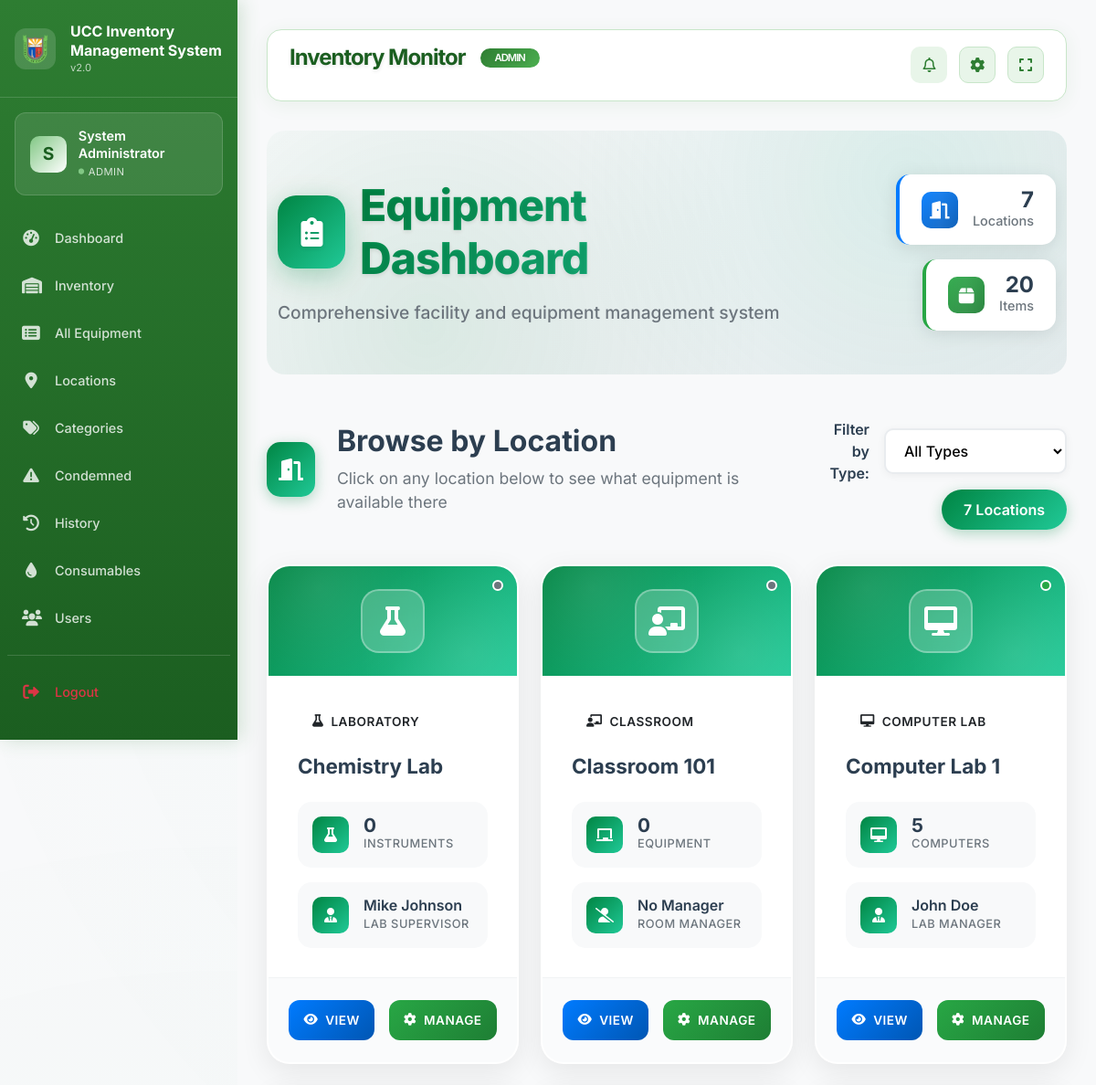
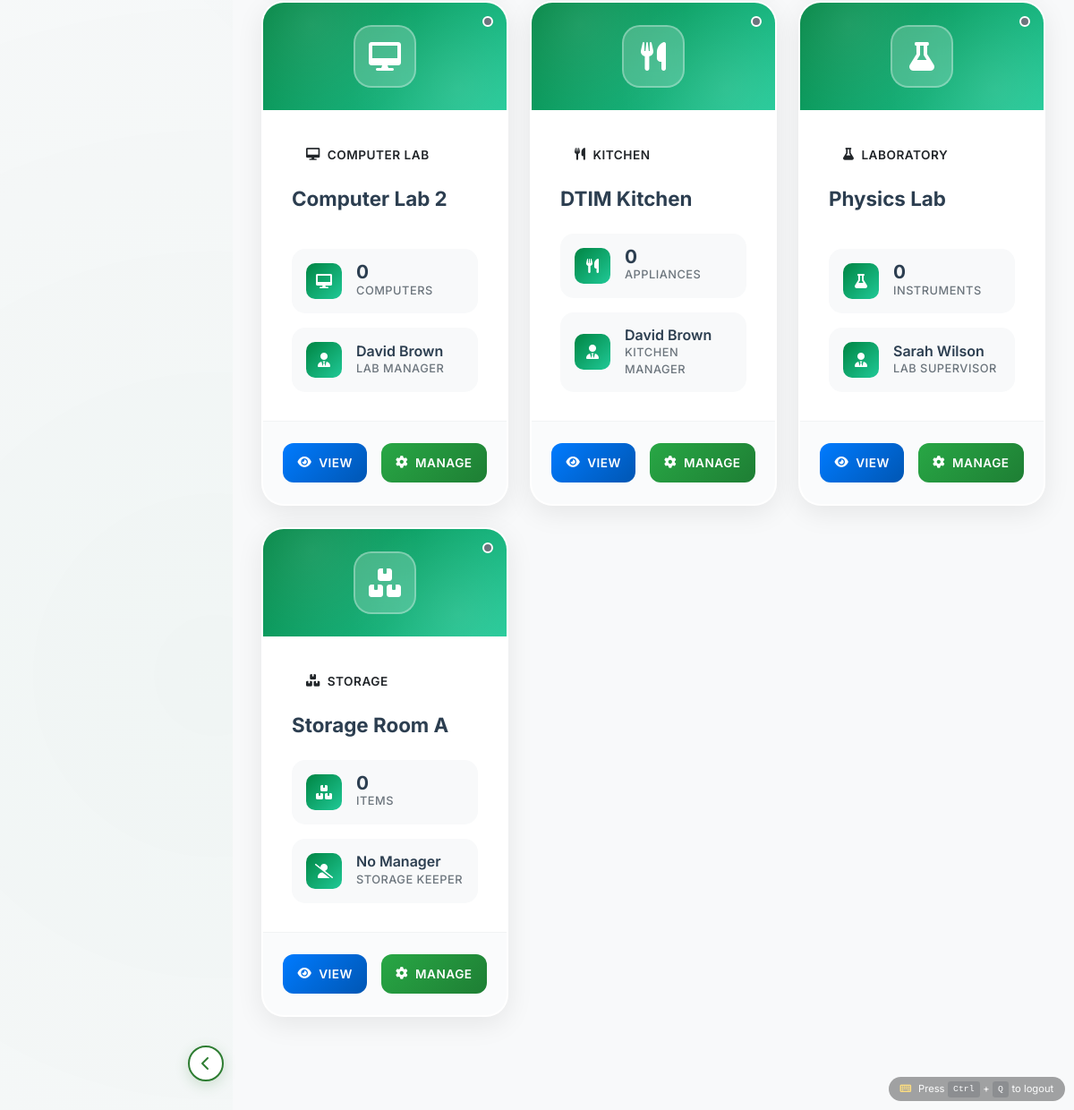
The app's page /archive_sites/inventory_monitor.php (signed in) with its own data (2 pictures, top to bottom).
### tables this page shows
CREATE TABLE `locations` (
  `id` int(11) NOT NULL,
  `location_name` varchar(100) NOT NULL,
  `location_type_id` int(11) DEFAULT NULL,
  `location_type` varchar(50) DEFAULT NULL,
  `description` text DEFAULT NULL,
  `capacity` int(11) DEFAULT 0,
  `facilitator_id` int(11) DEFAULT NULL,
  `created_at` timestamp NOT NULL DEFAULT current_timestamp(),
  `updated_at` timestamp NOT NULL DEFAULT current_timestamp() ON UPDATE current_timestamp()
);

CREATE TABLE `users` (
  `id` int(11) NOT NULL,
  `username` varchar(50) NOT NULL,
  `password` varchar(255) NOT NULL,
  `full_name` varchar(100) NOT NULL,
  `email` varchar(100) NOT NULL,
  `role` enum('admin','user') DEFAULT 'user',
  `created_at` timestamp NOT NULL DEFAULT current_timestamp(),
  `updated_at` timestamp NOT NULL DEFAULT current_timestamp() ON UPDATE current_timestamp()
);

### archive_sites/inventory_monitor.php (the view, shortened to what the rows shown need)
<?php
$database = new Database();
$db = $database->getConnection();
try {
    $db->query("SELECT 1 FROM kitchen_equipment LIMIT 1");
} catch (Exception $e) {
    header("Location: create_equipment_tables.php");
    exit();
}
$query = "SELECT l.id, l.location_name, l.location_type, l.facilitator_id,
          f.full_name as facilitator_name,
          CASE
            WHEN l.location_type = 'computer_lab' THEN (SELECT COUNT(*) FROM computer_inventory WHERE location_id = l.id)
            WHEN l.location_type = 'kitchen' THEN (SELECT COUNT(*) FROM kitchen_equipment WHERE location_id = l.id)
            WHEN l.location_type = 'office' THEN (SELECT COUNT(*) FROM office_equipment WHERE location_id = l.id)
            WHEN l.location_type = 'regular_lab' THEN (SELECT COUNT(*) FROM lab_equipment WHERE location_id = l.id)
            ELSE (SELECT COUNT(*) FROM general_equipment WHERE location_id = l.id)
          END as equipment_count
          FROM locations l
          LEFT JOIN users f ON l.facilitator_id = f.id
          ORDER BY l.location_name";
$stmt = $db->prepare($query);
$stmt->execute();
$locations = $stmt->fetchAll(PDO::FETCH_ASSOC);
include '../includes/header.php';
?>
<div class="inventory-monitor-header mb-5">
    <div class="container-fluid">
        <div class="row align-items-center">
            <div class="col-md-8">
                <div class="page-title-section">
                    <div class="title-animation">
                        <h1 class="page-title mb-3">
                            <div class="title-icon-wrapper">
                                <i class="fas fa-clipboard-list"></i>
                            </div>
                            <span class="title-text">Equipment Dashboard</span>
                        </h1>
                    </div>
                </div>
            </div>
        </div>
    </div>
</div>
<div class="locations-grid-section mb-5">
    <div class="section-header-enhanced mb-5">
        <div class="row align-items-center">
            <div class="col-md-8">
                <div class="section-title-wrapper">
                    <div class="section-content">
                        <h2 class="section-title">Browse by Location</h2>
                    </div>
                </div>
            </div>
        </div>
    </div>
    <?php if (empty($locations)): ?>
    <div class="empty-state">
        <div class="empty-icon">
            <i class="fas fa-door-open"></i>
        </div>
        <h4>No Locations Set Up Yet</h4>
        <p class="text-muted">You need to add some locations before you can manage equipment by location.</p>
        <a href="locations.php" class="btn btn-primary modern-btn">
            <i class="fas fa-plus me-1"></i> Add Locations
        </a>
    </div>
    <?php else: ?>
    <div class="row location-cards-grid">
        <?php foreach ($locations as $location): ?>
        <div class="col-xl-4 col-lg-6 col-md-6 mb-4 location-item" data-type="<?php echo $location['location_type'] ?? 'computer_lab'; ?>">
            <div class="location-card-enhanced" onclick="window.location.href='inventory.php?location=<?php echo $location['id']; ?>'">
                <div class="location-header-enhanced">
                    <div class="header-background-pattern"></div>
                    <div class="location-icon-enhanced">
                        <?php
                        $type_icons = [
                            'computer_lab' => 'fa-desktop',
                            'regular_lab' => 'fa-flask',
                            'kitchen' => 'fa-utensils',
                            'office' => 'fa-briefcase',
                            'storage' => 'fa-boxes',
                            'classroom' => 'fa-chalkboard-teacher',
                            'library' => 'fa-book',
                            'conference' => 'fa-users',
                            'other' => 'fa-building'
                        ];
                        $location_type = $location['location_type'] ?? 'computer_lab';
                        $icon = $type_icons[$location_type] ?? 'fa-building';
                        ?>
                        <i class="fas <?php echo $icon; ?>"></i>
                    </div>
                    <div class="location-status-indicator">
                        <div class="status-dot <?php echo $location['equipment_count'] > 0 ? 'active' : 'inactive'; ?>"></div>
                    </div>
                </div>
                <div class="location-body-enhanced">
                    <div class="location-type-badge-enhanced">
                        <?php
                        $type_labels = [
                            'computer_lab' => 'Computer Lab',
                            'regular_lab' => 'Laboratory',
                            'kitchen' => 'Kitchen',
                            'office' => 'Office',
                            'storage' => 'Storage',
                            'classroom' => 'Classroom',
                            'library' => 'Library',
                            'conference' => 'Conference Room',
                            'other' => 'Other'
                        ];
                        $label = $type_labels[$location_type] ?? 'Other';
                        ?>
                        <span class="type-badge-enhanced type-<?php echo $location_type; ?>">
                            <i class="fas <?php echo $icon; ?>"></i>
                            <?php echo $label; ?>
                        </span>
                    </div>
                    <h4 class="location-name-enhanced"><?php echo htmlspecialchars($location['location_name']); ?></h4>
                    <div class="location-stats-enhanced">
                        <div class="stat-card-mini">
                            <div class="stat-icon-mini">
                                <?php
                                $equipment_icons = [
                                    'computer_lab' => 'fa-desktop',
                                    'kitchen' => 'fa-utensils',
                                    'office' => 'fa-briefcase',
                                    'regular_lab' => 'fa-flask',
                                    'storage' => 'fa-boxes',
                                    'classroom' => 'fa-chalkboard',
                                    'library' => 'fa-book',
                                    'conference' => 'fa-users',
                                    'other' => 'fa-box'
                                ];
                                $equipment_icon = $equipment_icons[$location_type] ?? 'fa-box';
                                ?>
                                <i class="fas <?php echo $equipment_icon; ?>"></i>
                            </div>
                            <div class="stat-content-mini">
                                <span class="stat-number-mini"><?php echo $location['equipment_count']; ?></span>
                                <span class="stat-label-mini">
                                    <?php
                                    $equipment_labels = [
                                        'computer_lab' => 'Computers',
                                        'kitchen' => 'Appliances',
                                        'office' => 'Equipment',
                                        'regular_lab' => 'Instruments',
                                        'storage' => 'Items',
                                        'classroom' => 'Equipment',
                                        'library' => 'Resources',
                                        'conference' => 'Equipment',
                                        'other' => 'Items'
                                    ];
                                    echo $equipment_labels[$location_type] ?? 'Items';
                                    ?>
                                </span>
                            </div>
                        </div>
                        <div class="stat-card-mini">
                            <div class="stat-icon-mini">
                                <i class="fas fa-<?php echo $location['facilitator_name'] ? 'user-tie' : 'user-slash'; ?>"></i>
                            </div>
                            <div class="stat-content-mini">
                                <span class="stat-name-mini"><?php echo $location['facilitator_name'] ? htmlspecialchars($location['facilitator_name']) : 'No Manager'; ?></span>
                                <span class="stat-label-mini">
                                    <?php
                                    $manager_titles = [
                                        'computer_lab' => 'Lab Manager',
                                        'kitchen' => 'Kitchen Manager',
                                        'office' => 'Office Manager',
                                        'regular_lab' => 'Lab Supervisor',
                                        'storage' => 'Storage Keeper',
                                        'classroom' => 'Room Manager',
                                        'library' => 'Librarian',
                                        'conference' => 'Room Manager',
                                        'other' => 'Manager'
                                    ];
                                    echo $manager_titles[$location_type] ?? 'Manager';
                                    ?>
                                </span>
                            </div>
                        </div>
                    </div>
                </div>
                <div class="location-footer-enhanced">
                    <div class="action-buttons-enhanced">
                        <button class="action-btn-enhanced primary"
                                onclick="event.stopPropagation(); window.location.href='inventory.php?location=<?php echo $location['id']; ?>'"
                                title="<?php
                                $view_tooltips = [
                                    'computer_lab' => 'View Computers in This Lab',
                                    'kitchen' => 'View Kitchen Appliances',
                                    'office' => 'View Office Equipment',
                                    'regular_lab' => 'View Lab Instruments',
                                    'storage' => 'View Stored Items',
                                    'classroom' => 'View Classroom Equipment',
                                    'library' => 'View Library Resources',
                                    'conference' => 'View Conference Equipment',
                                    'other' => 'View Equipment'
                                ];
                                echo $view_tooltips[$location_type] ?? 'View Equipment';
                                ?>">
                            <i class="fas fa-eye"></i>
                            <span>View</span>
                        </button>
                        <button class="action-btn-enhanced success"
                                onclick="event.stopPropagation(); window.location.href='locations.php'"
                                title="<?php
                                $manage_tooltips = [
                                    'computer_lab' => 'Manage This Computer Lab',
                                    'kitchen' => 'Manage This Kitchen',
                                    'office' => 'Manage This Office',
                                    'regular_lab' => 'Manage This Laboratory',
                                    'storage' => 'Manage This Storage Area',
                                    'classroom' => 'Manage This Classroom',
                                    'library' => 'Manage This Library',
                                    'conference' => 'Manage This Conference Room',
                                    'other' => 'Manage This Location'
                                ];
                                echo $manage_tooltips[$location_type] ?? 'Manage This Location';
                                ?>">
                            <i class="fas fa-cog"></i>
                            <span>Manage</span>
                        </button>
                    </div>
                </div>
            </div>
        </div>
        <?php endforeach; ?>
    </div>
    <?php endif; ?>
</div>
<?php include '../includes/footer.php'; ?>

### records on screen
locations: location_type "LABORATORY", location_name "Chemistry Lab", equipment_count "0", location_type "INSTRUMENTS", facilitator.full_name "Mike Johnson", location_type "LAB SUPERVISOR"
locations: location_type "CLASSROOM", location_name "Classroom 101", equipment_count "0", location_type "EQUIPMENT", shows "No Manager", location_type "ROOM MANAGER"
locations: location_type "COMPUTER LAB", location_name "Computer Lab 1", equipment_count "5", location_type "COMPUTERS", facilitator.full_name "John Doe", location_type "LAB MANAGER"
locations: location_type "COMPUTER LAB", location_name "Computer Lab 2", equipment_count "0", location_type "COMPUTERS", facilitator.full_name "David Brown", location_type "LAB MANAGER"
locations: location_type "KITCHEN", location_name "DTIM Kitchen", equipment_count "0", location_type "APPLIANCES", facilitator.full_name "David Brown", location_type "KITCHEN MANAGER"
locations: location_type "LABORATORY", location_name "Physics Lab", equipment_count "0", location_type "INSTRUMENTS", facilitator.full_name "Sarah Wilson", location_type "LAB SUPERVISOR"
locations: location_type "STORAGE", location_name "Storage Room A", equipment_count "0", location_type "ITEMS", shows "No Manager", location_type "STORAGE KEEPER"

### other values on screen
substr($_SESSION['full_name'], 0, 1) "S"
$_SESSION['full_name'] "System Administrator"
$_SESSION['role'] "ADMIN"
$page_title "Inventory Monitor"
count($locations) "7"
$equipment_stats['total_equipment'] "20"
